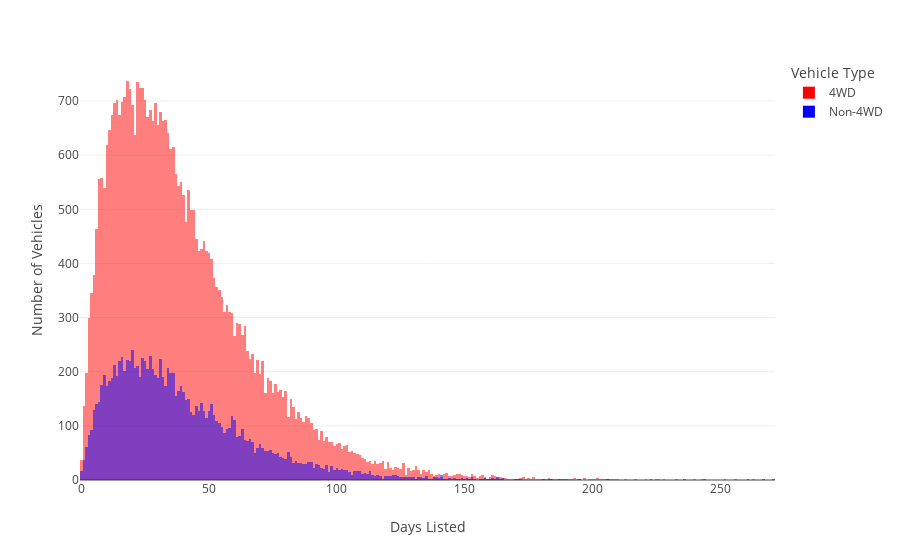

Notebook code cell kept with this figure:
### Code cell
# create a histogram comparing days listed on the market for 4WD and non-4WD vehicles
st.header('Histogram of Days Listed by 4WD')
color_map = {True: 'red', False: 'blue'}
fig2 = px.histogram(car_ad_data, x='days_listed', color='is_4wd', 
                   labels={'days_listed': 'Days Listed', 'is_4wd': 'Vehicle Type'},
                   barmode='overlay', histnorm='', color_discrete_map=color_map)
fig2.for_each_trace(lambda t: t.update(name='4WD' if t.name == 'True' else 'Non-4WD'))
fig2.update_layout(yaxis_title='Number of Vehicles')

### Figure 1 — Plotly figure (JSON) as saved in the notebook; plotly's stock layout.template omitted (floating-point values rounded to 4 significant figures; data arrays with more than 128 entries replaced by an {"elided": "..."} marker saying what was removed)
{"data": [{"alignmentgroup": "True", "bingroup": "x", "histnorm": "", "hovertemplate": "Vehicle Type=True<br>Days Listed=%{x}<br>=%{y}<extra></extra>", "legendgroup": "True", "marker": {"color": "red", "opacity": 0.5, "pattern": {"shape": ""}}, "name": "4WD", "offsetgroup": "True", "orientation": "v", "showlegend": true, "type": "histogram", "x": {"elided": "39617 int values"}, "xaxis": "x", "yaxis": "y"}, {"alignmentgroup": "True", "bingroup": "x", "histnorm": "", "hovertemplate": "Vehicle Type=False<br>Days Listed=%{x}<br>=%{y}<extra></extra>", "legendgroup": "False", "marker": {"color": "blue", "opacity": 0.5, "pattern": {"shape": ""}}, "name": "Non-4WD", "offsetgroup": "False", "orientation": "v", "showlegend": true, "type": "histogram", "x": {"elided": "11908 int values"}, "xaxis": "x", "yaxis": "y"}], "layout": {"barmode": "overlay", "legend": {"title": {"text": "Vehicle Type"}, "tracegroupgap": 0}, "margin": {"t": 60}, "xaxis": {"anchor": "y", "domain": [0, 1], "title": {"text": "Days Listed"}}, "yaxis": {"anchor": "x", "domain": [0, 1], "title": {"text": "Number of Vehicles"}}}}
